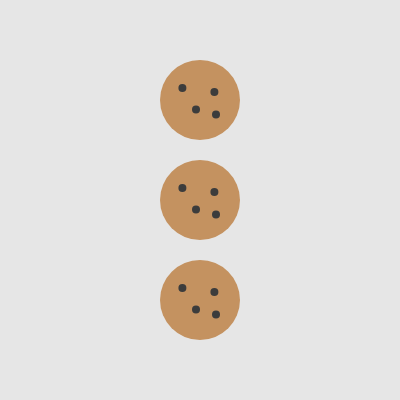
Frame 1 (no input)
Frame 60 (no input): identical to frame 1, image omitted
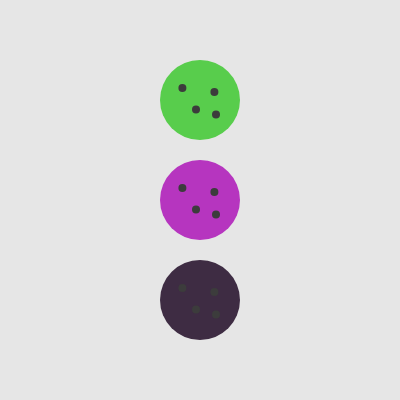
Frame 120 (the mouse pressed at the canvas centre since frame 60)

The p5.js sketch that drew these frames (run headless with seeded random() and noise() and a simulated clock; from frame 60 on, the mouse is pressed at the canvas centre):

// p5.js sketch
// ── sketch.js
// DM2008 – Activity 4a
// Bake a Cookie (30 min)

let cookie;
let flavor = ["chocolate", "matcha", "rv"]

function setup() {
  createCanvas(400, 400);
  noStroke();

  // Step 3: make one cookie object
  cookie = new Cookie("chocolate", 80, width / 2, height / 2);
  cookie2 = new Cookie ("rgb(40,100,19) matcha", 80, width/2, 100);
  cookie3 = new Cookie ("rgb(95,4,4) rvelvet", 80, width/2, 3*height/4);
}

function draw() {
  background(230);

  // Step 4: call the cookie’s show() method
  cookie.show();
  cookie2.show();
  cookie3.show();
}

// Step 1: define the Cookie class
class Cookie {
  constructor(flavor, size, x, y) {
    // set up required properties
    this.flavor = flavor;
    this.size = size;
    this.x = x;
    this.y = y;
    this.color = color(196, 146, 96);
  }

  // Step 2: display the cookie
  show() {
    fill(this.color);
    // if (this.flavor == "chocolate") {
    //   fill(196, 146, 96);
    // } else {
    //   fill(220, 180, 120);
    // }
    ellipse(this.x, this.y, this.size);

    const s = this.size * 0.1;
    fill(60);
    ellipse(this.x - this.size * 0.22, this.y - this.size * 0.15, s);
    ellipse(this.x + this.size * 0.18, this.y - this.size * 0.1, s);
    ellipse(this.x - this.size * 0.05, this.y + this.size * 0.12, s);
    ellipse(this.x + this.size * 0.2, this.y + this.size * 0.18, s);
  }

  // Steps 5 & 6: Implement additional methods here
  move(arrow) {
    if (arrow === "right") this.x += 10;
    if (arrow === "left") this.x -= 10;
  }
  changeColor() {
    this.color = color(random(255), random(255), random(255));
  }
}

// Step 5: add movement (keyboard arrows)
function keyPressed() {
  if (keyCode === RIGHT_ARROW) {
    cookie.move("right");
    cookie2.move("left");
    cookie3.move("left");
  } else if (keyCode === LEFT_ARROW) {
    cookie.move("left");
    cookie2.move("right");
     cookie3.move("right");
  }
}

// Step 6: add flavor randomizer (mouse click)
function mousePressed() {
  cookie.changeColor();
  cookie2.changeColor();
  cookie3.changeColor();
}
